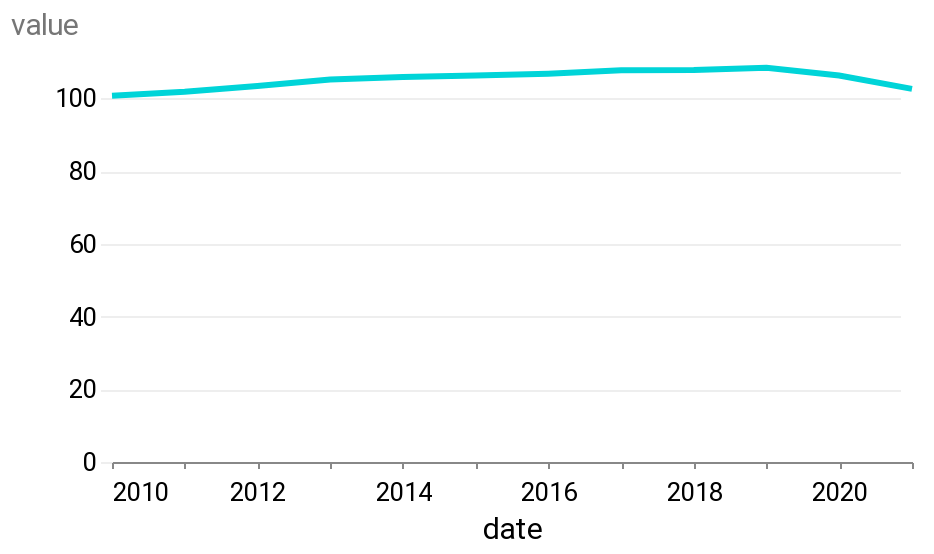

Here is the notebook cell this chart was saved with:
### Code cell
alt.Chart(nursing_homes[nursing_homes["date"] >= "2010-01-01"]).mark_line().encode(
    x=alt.X("date"), y=alt.Y("value")
).properties(width=400, height=200)

### Figure 1 — Vega-Lite specification as saved in the notebook (floating-point values rounded to 4 significant figures)
{"config": {"view": {"width": 800, "height": 450, "strokeOpacity": 0}, "background": "#ffffff", "title": {"anchor": "start", "font": "Summit Sans", "fontColor": "palette[\"black\"]", "fontSize": 18, "fontWeight": "normal"}, "arc": {"fill": "#00d4d8"}, "area": {"fill": "#00d4d8"}, "line": {"stroke": "#00d4d8", "strokeWidth": 3}, "path": {"stroke": "#00d4d8"}, "rect": {"fill": "#00d4d8"}, "shape": {"stroke": "#00d4d8"}, "bar": {"fill": "#00d4d8"}, "point": {"stroke": "#00d4d8"}, "symbol": {"fill": "#00d4d8", "size": 30}, "axis": {"titleFont": "Roboto", "titleFontSize": 15, "titleFontWeight": "normal", "labelFont": "Roboto, sans", "labelFontSize": 13, "labelFontWeight": "normal"}, "axisX": {"labelAngle": 0, "labelPadding": 6, "tickSize": 3, "grid": false}, "axisY": {"labelBaseline": "middle", "maxExtent": 45, "minExtent": 45, "titleAlign": "left", "titleAngle": 0, "titleX": -45, "titleY": -11, "domainOpacity": 0, "gridWidth": 0.6, "gridColor": "#dddddd", "offset": 6, "tickSize": 0, "titleColor": "#767676"}, "legend": {"titleFont": "Roboto", "titleFontSize": 15, "titleFontWeight": "normal", "symbolType": "square", "labelFont": "Roboto, sans", "labelFontSize": 13}, "range": {"category": ["#005f66", "#e37e2d", "#d64a3b", "#76b0ef", "#c1bc40"], "diverging": ["#e68a4f", "#f4bb6a", "#f9e39c", "#dadfe2", "#a6b7c6", "#849eae"], "heatmap": ["#7ff6f6", "#00eeef", "#00d4d8", "#00abb2", "#00848b", "#fbf2c7", "#00363d"], "ordinal": ["#7ff6f6", "#00eeef", "#00d4d8", "#00abb2", "#00848b", "#fbf2c7", "#00363d"], "ramp": ["#7ff6f6", "#00eeef", "#00d4d8", "#00abb2", "#00848b", "#fbf2c7", "#00363d"]}}, "data": {"name": "data-44643da8e07acb003cfaee8059729a87"}, "mark": "line", "encoding": {"x": {"field": "date", "type": "temporal"}, "y": {"field": "value", "type": "quantitative"}}, "height": 200, "width": 400, "$schema": "https://vega.github.io/schema/vega-lite/v4.17.0.json", "datasets": {"data-44643da8e07acb003cfaee8059729a87": [{"date": "2010-01-01T00:00:00", "value": 100.7, "type": "Nursing homes", "pct_change": 0.01512}, {"date": "2011-01-01T00:00:00", "value": 101.8, "type": "Nursing homes", "pct_change": 0.01092}, {"date": "2012-01-01T00:00:00", "value": 103.4, "type": "Nursing homes", "pct_change": 0.01572}, {"date": "2013-01-01T00:00:00", "value": 105.2, "type": "Nursing homes", "pct_change": 0.01741}, {"date": "2014-01-01T00:00:00", "value": 105.9, "type": "Nursing homes", "pct_change": 0.006654}, {"date": "2015-01-01T00:00:00", "value": 106.3, "type": "Nursing homes", "pct_change": 0.003777}, {"date": "2016-01-01T00:00:00", "value": 106.8, "type": "Nursing homes", "pct_change": 0.004704}, {"date": "2017-01-01T00:00:00", "value": 107.7, "type": "Nursing homes", "pct_change": 0.008427}, {"date": "2018-01-01T00:00:00", "value": 107.8, "type": "Nursing homes", "pct_change": 0.0009285}, {"date": "2019-01-01T00:00:00", "value": 108.4, "type": "Nursing homes", "pct_change": 0.005566}, {"date": "2020-01-01T00:00:00", "value": 106.3, "type": "Nursing homes", "pct_change": -0.01937}, {"date": "2021-01-01T00:00:00", "value": 102.6, "type": "Nursing homes", "pct_change": -0.03481}]}}
